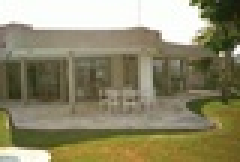
%> input picture exam/midterm/my solution/midterm_fanbu_code/garden1.jpg, 80 x 54 px, shrunk from 612 x 410 before the run (shown 3 times larger)
$ octave --eval "main;"   (GNU Octave 9; MATLAB toolbox functions it lacks are replaced by stand-ins)
%> lines starting %> are read from the running program, lines starting %| are printed output that depends on the picture
function main
clear all;
close all;
clc;
image_name='garden1.jpg';
% Show Original Image
figure;
hold on;
imshow(image_name);
title({['Original Image']});
axis equal;
print(gcf,'-djpeg' ,strcat('original_image.jpeg'),'-r400')
% Choose Standard Deviation (sigma value = 1)
sigma = 1;
blur_image=Gau_blur(sigma,image_name);
figure;
title({['Image after Gaussian Blur'];
    ['考=',num2str(sigma)]});
hold on;
imshow(blur_image);
axis equal;
print(gcf,'-djpeg' ,strcat('Question4_sigma_',num2str(sigma),'.jpeg'),'-r400')

% Choose Standard Deviation (sigma value = 3)
sigma = 3;
blur_image=Gau_blur(sigma,image_name);
figure;
title({['Image after Gaussian Blur'];
    ['考=',num2str(sigma)]});
hold on;
imshow(blur_image);
axis equal;
print(gcf,'-djpeg' ,strcat('Question4_sigma_',num2str(sigma),'.jpeg'),'-r400')

% Choose Standard Deviation (sigma value = 5)
sigma = 5;
blur_image=Gau_blur(sigma,image_name);
figure;
title({['Image after Gaussian Blur'];
    ['考=',num2str(sigma)]});
hold on;
imshow(blur_image);
axis equal;
print(gcf,'-djpeg' ,strcat('Question4_sigma_',num2str(sigma),'.jpeg'),'-r400')
end

function blur_image=Gau_blur(sigma,image_name)
%> called with sigma = 1, image_name = 'garden1.jpg'
% Read in the Image
Image = imread(image_name);
%> Image is the input picture: size 54x80x3 uint8; mean R, G, B 141.4, 136.2, 106.6
% Change Format to Double
Img = double(Image);
% Calculate the half value of Kernel size
half_size=floor(3*sigma);
% Form the Gaussian Kernel
[x,y]=meshgrid(-half_size:half_size,-half_size:half_size);
Exp_index = -(x.^2+y.^2)/(2*sigma*sigma);
Kernel= exp(Exp_index)/(2*pi*sigma*sigma);
% Initialize
Output=zeros(size(Img));
% Extend the Image Border Pixels with Zeros
Img = padarray(Img,[half_size half_size]);
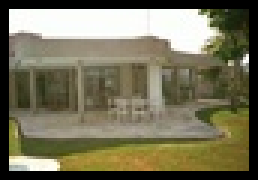
%> Img: size 60x86x3 double (shown 3 times larger); mean R, G, B 118.4, 114, 89.2
% Do Convolution for Each Color
for color=1:size(Img,3)
    for i = 1:size(Output,1)
        for j =1:size(Output,2)
            temp = Img(i:i+2*half_size,j:j+2*half_size,color).*Kernel;
            Output(i,j,color)=sum(temp(:));
        end
    end
end
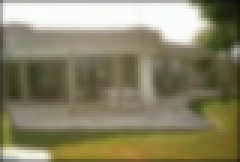
%> Output: size 54x80x3 double (shown 3 times larger); mean R, G, B 137.8, 132.7, 103.9
% Image without Noise after Gaussian blur
blur_image = uint8(Output);
end
%> call 2 of Gau_blur, with sigma = 3, image_name = 'garden1.jpg'
%> in Gau_blur (call 2), `Img = padarray(Img,[half_size half_size]);`:
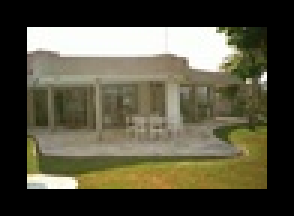
%> Img: size 72x98x3 double (shown 3 times larger); mean R, G, B 86.6, 83.4, 65.2
%> after the loop in Gau_blur (call 2), `for color=1:size(Img,3)`:
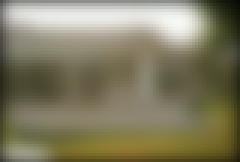
%> Output: size 54x80x3 double (shown 3 times larger); mean R, G, B 129.6, 124.8, 97.8
%> call 3 of Gau_blur, with sigma = 5, image_name = 'garden1.jpg'
%> in Gau_blur (call 3), `Img = padarray(Img,[half_size half_size]);`:
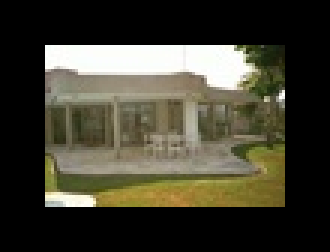
%> Img: size 84x110x3 double (shown 3 times larger); mean R, G, B 66.1, 63.7, 49.8
%> after the loop in Gau_blur (call 3), `for color=1:size(Img,3)`:
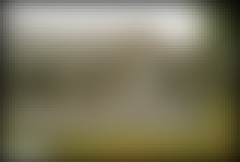
%> Output: size 54x80x3 double (shown 3 times larger); mean R, G, B 122.3, 117.8, 92.4

$ run again, with exam/midterm/my solution/midterm_fanbu_code/garden2.jpg copied over exam/midterm/my solution/midterm_fanbu_code/garden1.jpg
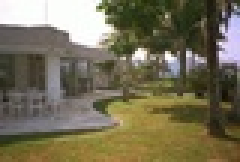
%> input picture exam/midterm/my solution/midterm_fanbu_code/garden2.jpg, 80 x 54 px, shrunk from 612 x 410 before the run (shown 3 times larger)
%> in Gau_blur, Image is the input picture: size 54x80x3 uint8; mean R, G, B 117.1, 110.5, 86.1
%> in Gau_blur (call 3), `Img = padarray(Img,[half_size half_size]);`:
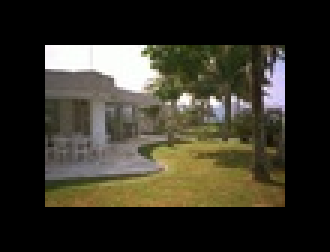
%> Img: size 84x110x3 double (shown 3 times larger); mean R, G, B 54.7, 51.7, 40.3
%> after the loop in Gau_blur (call 3), `for color=1:size(Img,3)`:
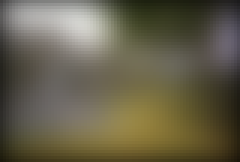
%> Output: size 54x80x3 double (shown 3 times larger); mean R, G, B 102, 96.4, 75
